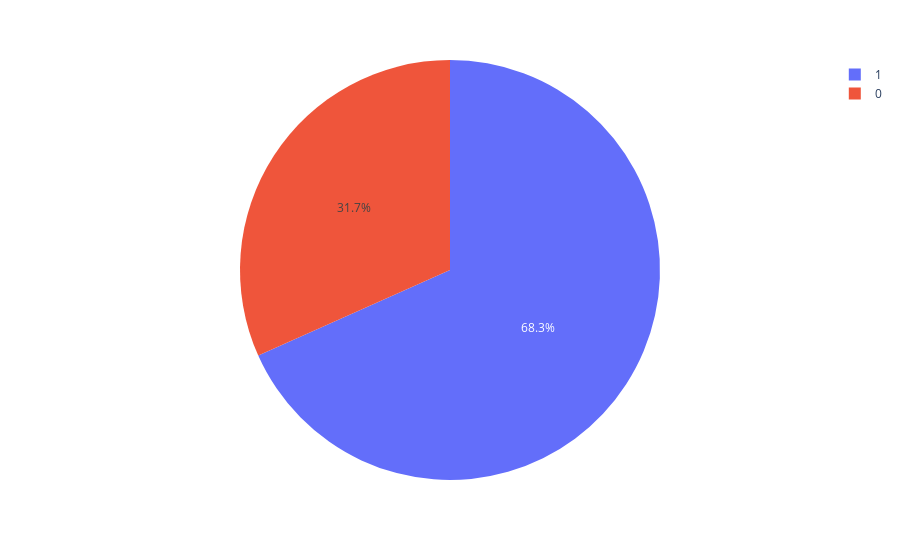

Source (notebook cell):
### Code cell
s=data["sex"].value_counts().reset_index()
px.pie(s,names="index",values="sex")  #using pie here

### Figure 1 — Plotly figure (JSON) as saved in the notebook; plotly's stock layout.template omitted (floating-point values rounded to 4 significant figures)
{"data": [{"domain": {"x": [0, 1], "y": [0, 1]}, "hovertemplate": "index=%{label}<br>sex=%{value}<extra></extra>", "labels": [1, 0], "legendgroup": "", "name": "", "showlegend": true, "type": "pie", "values": [207, 96]}], "layout": {"legend": {"tracegroupgap": 0}, "margin": {"t": 60}}}
